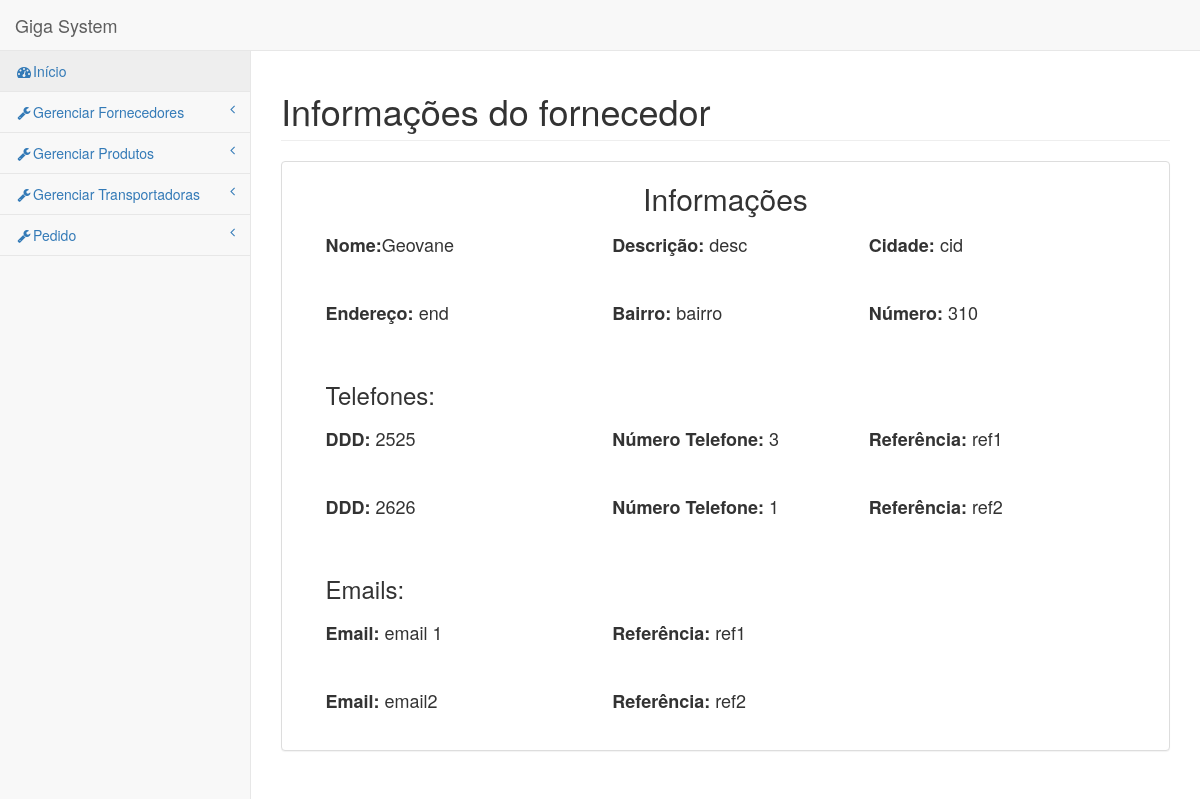
/index.php?secao=Fornecedor&acao=buscarFornecedorPorId&id=2, run on the app's committed database.
### tables this page shows
CREATE TABLE `fornecedor` (
  `id` int(11) NOT NULL,
  `nome` varchar(50) NOT NULL,
  `descricao` varchar(50) NOT NULL,
  `cidade` varchar(50) NOT NULL,
  `endereco` varchar(50) NOT NULL,
  `bairro` varchar(50) NOT NULL,
  `numero` int(11) NOT NULL
);

CREATE TABLE `telefone` (
  `id` int(11) NOT NULL,
  `idFornecedor` int(11) NOT NULL,
  `ddd` varchar(20) NOT NULL,
  `numero` varchar(20) NOT NULL,
  `referencia` varchar(50) NOT NULL
);

CREATE TABLE `email` (
  `id` int(11) NOT NULL,
  `idFornecedor` int(11) NOT NULL,
  `email` varchar(50) NOT NULL,
  `referencia` varchar(50) NOT NULL
);

### index.php (called while the page is built, shortened)
<?php
  include('Controller/FrontController.php');
  $frontController = new FrontController();
?>

### Dao/FornecedorDao.php (called while the page is built, shortened)
<?php
  class FornecedorDao{
    private $bd;
    public function __construct() {
        $opcoes = array( PDO::MYSQL_ATTR_INIT_COMMAND => "SET NAMES utf8" );
        $dsn = "mysql:dbname=giga;host=localhost";
        $usuario = "root";
        $senha = "root";
        $this->bd = null;
        try{
            $this->bd = new PDO($dsn, $usuario, $senha, $opcoes);
        } catch (Exception $ex) {
            die(($ex->getMessage()));
        }
    }
    public function buscarFornecedorPorId($id){
      $comando1 = 'select * from fornecedor where id = ?';
      $cp1 = $this->bd->prepare($comando1);
      $resultado = $cp1->execute(array($id));
      while($f = $cp1->fetchObject()){
        $fornecedor = new Fornecedor();
        $fornecedor->setId($f->id);
        $fornecedor->setNome($f->nome);
        $fornecedor->setDescricao($f->descricao);
        $fornecedor->setCidade($f->cidade);
        $fornecedor->setEndereco($f->endereco);
        $fornecedor->setBairro($f->bairro);
        $fornecedor->setNumero($f->numero);
        $comando2 = 'select * from telefone where idFornecedor = ?';
        $cp2 = $this->bd->prepare($comando2);
        $resultado = $cp2->execute(array($id));
        while($t = $cp2->fetchObject()){
          $fornecedor->adicionarTelefone($t->ddd, $t->numero, $t->referencia, $t->id);
        }
        $comando3 = 'select * from email where idFornecedor = ?';
        $cp3 = $this->bd->prepare($comando3);
        $resultado = $cp3->execute(array($id));
        while($e = $cp3->fetchObject()){
          $email = new Email();
          $email->setId($e->id);
          $email->setEmail($e->email);
          $email->setReferencia($e->referencia);
          $fornecedor->adicionarEmail($email);
        }
      }
      return $fornecedor;
    }
  }
?>

### Service/FornecedorService.php (called while the page is built, shortened)
<?php
  class FornecedorService{
    private $dao;
    public function __construct($dao){
      $this->dao = $dao;
    }
    public function buscarFornecedorPorId($id){
      return $this->dao->buscarFornecedorPorId($id);
    }
  }
?>

### Model/Fornecedor.php (called while the page is built, shortened)
<?php
  include('Telefone.php');
  include('Email.php');
  class Fornecedor{
    private $nome;
    private $descricao;
    private $cidade;
    private $endereco;
    private $bairro;
    private $numero;
    private $telefones = array();
    private $emails = array();
    public function setNome($nome){
      $this->nome = $nome;
    }
    public function getNome(){
      return $this->nome;
    }
    public function setDescricao($descricao){
      $this->descricao = $descricao;
    }
    public function getDescricao(){
      return $this->descricao;
    }
    public function setCidade($cidade){
      $this->cidade = $cidade;
    }
    public function getCidade(){
        return $this->cidade;
    }
    public function setEndereco($endereco){
      $this->endereco = $endereco;
    }
    public function getEndereco(){
        return $this->endereco;
    }
    public function setBairro($bairro){
      $this->bairro = $bairro;
    }
    public function getBairro(){
        return $this->bairro;
    }
    public function setNumero($numero){
      $this->numero = $numero;
    }
    public function getNumero(){
        return $this->numero;
    }
    public function getTelefones(){
      return $this->telefones;
    }
    public function getEmails(){
      return $this->emails;
    }
    public function adicionarTelefone($dddTelefone, $numeroTelefone, $referenciaTelefone, $id = null){
      $telefone = new Telefone();
      $telefone->setId($id);
      $telefone->setDdd($dddTelefone);
      $telefone->setNumero($numeroTelefone);
      $telefone->setReferencia($referenciaTelefone);
      $this->telefones[] = $telefone;
    }
    public function adicionarEmail(Email $email){
      $this->emails[] = $email;
    }
  }
 ?>

### Model/Telefone.php (called while the page is built, shortened)
<?php
class Telefone{
  private $ddd;
  private $numero;
  private $referencia;
  public function setDdd($ddd){
    $this->ddd = $ddd;
  }
  public function getDdd(){
    return $this->ddd;
  }
  public function setNumero($numero){
    $this->numero = $numero;
  }
  public function getNumero(){
    return $this->numero;
  }
  public function setReferencia($referencia){
    $this->referencia = $referencia;
  }
  public function getReferencia(){
    return $this->referencia;
  }
}
?>

### Model/Email.php (called while the page is built, shortened)
<?php
class Email{
    private $email;
    private $referencia;
    public function setEmail($email){
      $this->email = $email;
    }
    public function getEmail(){
      return $this->email;
    }
    public function setReferencia($referencia){
      $this->referencia = $referencia;
    }
    public function getReferencia(){
      return $this->referencia;
    }
}
?>

### View/Content/visualizarFornecedor.php (the view, shortened to what this page needs)
<html lang="en">
<?php include('COMMONS/head.php') ?>
<body>
    <div id="wrapper">
        <?php include('COMMONS/navigation.php'); ?>
        <div id="page-wrapper">
            <div class="row">
                <div class="col-lg-12">
                    <h1 class="page-header">Informações do fornecedor</h1>
                </div>
            </div>
            <div class="row">
                <div class="col-lg-12">
                    <div class="panel panel-default">
                        <?php
                          if(isset($fornecedor)){?>
                            <center><h2>Informações</h2></center>
                            <table align = 'center' width = '800'>
                                <tr><td width = "50"><h4><label>Nome:</label><?php echo $fornecedor->getNome() ?></h4><br /></td>
                                <td width = "50"><h4><label>Descrição:</label> <?php echo $fornecedor->getDescricao() ?></h4><br /></td>
                                <td width = "50"><h4><label>Cidade:</label> <?php echo $fornecedor->getCidade() ?></h4><br /></td></tr>
                                <tr><td width = "50"><h4><label>Endereço:</label> <?php echo $fornecedor->getEndereco() ?></h4><br /></td>
                                <td width = "50"><h4><label>Bairro:</label> <?php echo $fornecedor->getBairro() ?></h4><br /></td>
                                <td width = "50"><h4><label>Número:</label> <?php echo $fornecedor->getNumero() ?></h4><br /></td></tr>
                                <tr><td><h3>Telefones:</h3></tr></td>
                                <?php foreach ($fornecedor->getTelefones() as $t) { ?>
                                  <tr><td width = "50"><h4><label>DDD:</label> <?php echo $t->getDdd() ?></h4><br /></td>
                                  <td width = "50"><h4><label>Número Telefone:</label> <?php echo $t->getNumero() ?></h4><br /></td>
                                  <td width = "50"><h4><label>Referência:</label> <?php echo $t->getReferencia() ?></h4><br /></td></tr>
                                <?php } ?>
                                <tr><td><h3>Emails:</h3></tr></td>
                                <?php foreach ($fornecedor->getEmails() as $e){?>
                                  <tr><td width = "50"><h4><label>Email:</label> <?php echo $e->getEmail() ?></h4><br /></td>
                                  <td width = "50"><h4><label>Referência:</label> <?php echo $e->getReferencia() ?></h4><br /></td></tr>
                                <?php } ?>
                            </table>
                          <?php }
                          else{?>
                            <center><h2>Nenhum fornecedor cadastrado</h2></center>
                          <?php } ?>
                    </div>
                </div>
            </div>
        </div>
    </div>
</body>
</html>

### Controller/FrontController.php (shortened to what this page needs)
<?php
  include('Controller/FornecedorController.php');
  class FrontController{
    public function __construct(){
      if(isset($_GET['secao']) && isset($_GET['acao'])){
        if(strtolower($_GET['secao']) == strtolower('Fornecedor')){
          $fornecedorController = new FornecedorController();
          if(strtolower($_GET['acao']) == strtolower('cadastrarFornecedor')){
            if( $_POST ){
              $fornecedorController->cadastrarFornecedor();
            }else{
              $fornecedorController->viewCadastrar();
            }
          }
          elseif(strtolower($_GET['acao']) == strtolower('listarFornecedores')){
            $fornecedorController->listarFornecedores();
          }
          elseif(strtolower($_GET['acao']) == strtolower('buscarFornecedorPorNome')){
            $fornecedorController->buscarFornecedorPorNome();
          }
          elseif(strtolower($_GET['acao']) == strtolower('buscarFornecedorPorId') && isset($_REQUEST['id'])){
            $fornecedorController->buscarFornecedorPorId();
          }
          elseif(strtolower($_GET['acao']) == strtolower('buscarFornecedorPorIdParaAtualizar') && isset($_REQUEST['id'])){
            $fornecedorController->buscarFornecedorPorIdParaAtualizar();
          }
          elseif(strtolower($_GET['acao']) == strtolower('atualizarFornecedor') && isset($_REQUEST['idFornecedor'])){
            $fornecedorController->atualizarFornecedor();
          }
          elseif(strtolower($_GET['acao']) == strtolower('excluirFornecedor') && isset($_REQUEST['id'])){
            $fornecedorController->excluirFornecedor();
          }
        }
      else{
        include('View/Content/inicio.php');
      }
    }
    else{
      include('View/Content/inicio.php');
    }
  }
}
?>

### Controller/FornecedorController.php (shortened to what this page needs)
<?php
  include ('Model/Fornecedor.php');
  include ('Service/FornecedorService.php');
  include ('Dao/FornecedorDao.php');
  class FornecedorController{
    private $service;
    public function __construct(){
      $dao = new FornecedorDao();
      $this->service = new FornecedorService($dao);
    }
    public function buscarFornecedorPorId(){
      if(!isset($_REQUEST['id'])){
        $status = "Campo id nao enviado.";
      }
      else{
        if(strlen($_REQUEST['id']) <= 0 && is_numeric($_REQUEST['id'])){
          $status = "Preencha o campo id corretamente.";
        }
        else{
          $fornecedor = $this->service->buscarFornecedorPorId($_REQUEST['id']);
          include('View/Content/visualizarFornecedor.php');
        }
      }
    }
  }
?>

### View/Content/COMMONS/head.php (shortened to what this page needs)
<head>
    <link href="View/bower_components/bootstrap/dist/css/bootstrap.min.css" rel="stylesheet">
    <link href="View/bower_components/metisMenu/dist/metisMenu.min.css" rel="stylesheet">
    <link href="View/dist/css/sb-admin-2.css" rel="stylesheet">
    <link href="View/bower_components/font-awesome/css/font-awesome.min.css" rel="stylesheet" type="text/css">
</head>

### View/Content/COMMONS/navigation.php (shortened to what this page needs)
<nav class="navbar navbar-default navbar-static-top" role="navigation" style="margin-bottom: 0">
            <div class="navbar-header">
                <a class="navbar-brand" href="index.php">Giga System</a>
            </div>
            <div class="navbar-default sidebar" role="navigation">
                <div class="sidebar-nav navbar-collapse">
                    <ul class="nav" id="side-menu">
                        <li>
                            <a href="index.php"><i class="fa fa-dashboard fa-fw"></i>Início</a>
                        </li>
                        <li>
                            <a href="#"><i class="fa fa-wrench fa-fw"></i>Gerenciar Fornecedores<span class="fa arrow"></span></a>
                        </li>
                        <li>
                            <a href="#"><i class="fa fa-wrench fa-fw"></i>Gerenciar Produtos<span class="fa arrow"></span></a>
                        </li>
                        <li>
                            <a href="#"><i class="fa fa-wrench fa-fw"></i>Gerenciar Transportadoras<span class="fa arrow"></span></a>
                        </li>
                        <li>
                            <a href="#"><i class="fa fa-wrench fa-fw"></i>Pedido<span class="fa arrow"></span></a>
                        </li>
                    </ul>
                </div>
            </div>
        </nav>

### data on the page
fornecedor: nome "Geovane", descricao "desc", cidade "cid", endereco "end", bairro "bairro", numero "310"
telefone: ddd "2525", numero "3", referencia "ref1"
telefone: ddd "2626", numero "1", referencia "ref2"
email: email "email 1", referencia "ref1"
email: email "email2", referencia "ref2"
